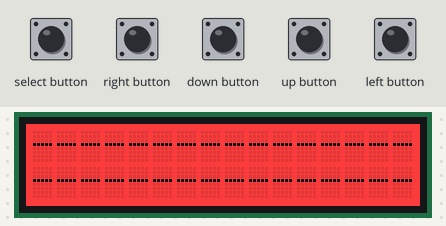
This program was run on a simulated Raspberry Pi (BCM pin numbers). Shown: 16×2 character LCD. Inputs (shaded band) come from the test bench; at power-on: down button, left button, right button, select button, up button HIGH. What the program prints to the terminal is not drawn.

Above: at 1.2 s.
1.3 s: select button pulled LOW for 0.15 s
At 1.39 s:
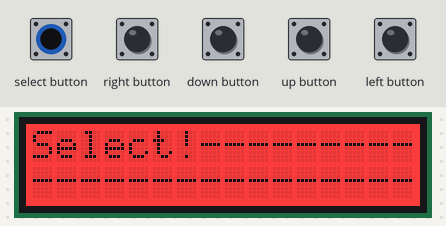
2.9 s: right button pulled LOW for 1 s
At 3.3 s:
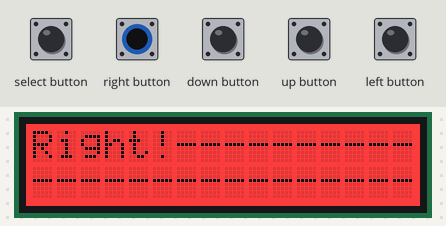
5.4 s: down button pulled LOW for 0.15 s
At 5.52 s:
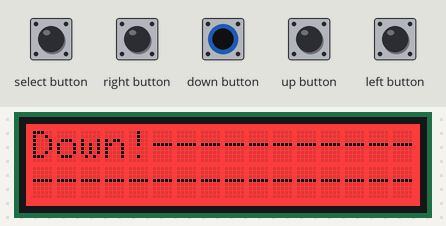
7.0 s: up button pulled LOW for 0.15 s
At 7.1 s:
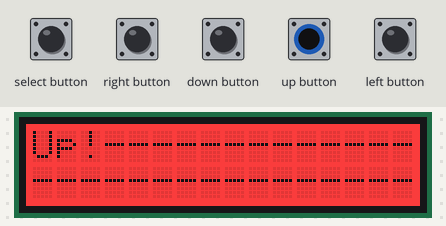
8.6 s: left button pulled LOW for 0.15 s
At 8.7 s:
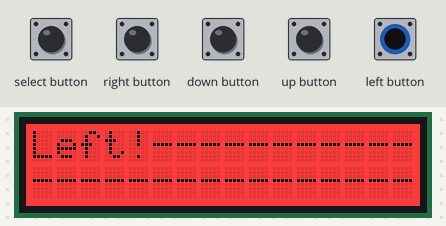
10.2 s: select button pulled LOW for 1 s
At 11.0 s:
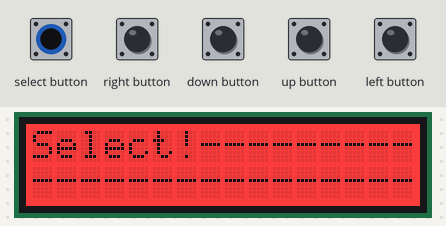
Timing chart, 0 to 13.2 s (numbered marks = the images above; inputs shaded):
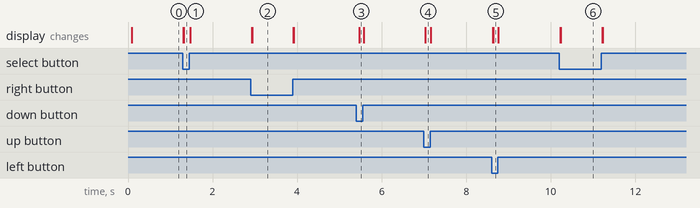

Measured:
- after the input at 1.3 s, the display: first changes at once (image 1 shows a later state)
- after the input at 2.9 s, the display: first changes at once (image 2 shows a later state)
- after the input at 5.4 s, the display: first changes after 0.06 s (image 3 shows a later state)
- after the input at 7.0 s, the display: first changes at once (image 4 shows a later state)
- after the input at 8.6 s, the display: first changes at once (image 5 shows a later state)
- after the input at 10.2 s, the display: first changes at once (image 6 shows a later state)

The program:

test.py
```python
"""Simple test for keypad on I2C RGB character LCD Shield or Pi Plate kits"""
""" From https://circuitpython.readthedocs.io/projects/charlcd/en/latest/examples.html """

import time
import board
import busio
import adafruit_character_lcd.character_lcd_rgb_i2c as character_lcd

# Modify this if you have a different sized Character LCD
lcd_columns = 16
lcd_rows = 2

# Initialise I2C bus.
i2c = busio.I2C(board.SCL, board.SDA)

# Initialise the LCD class
lcd = character_lcd.Character_LCD_RGB_I2C(i2c, lcd_columns, lcd_rows)

lcd.clear()
lcd.color = [100, 0, 0]
while True:
    if lcd.left_button:
        print("Left!")
        lcd.message = "Left!"

    elif lcd.up_button:
        print("Up!")
        lcd.message = "Up!"

    elif lcd.down_button:
        print("Down!")
        lcd.message = "Down!"

    elif lcd.right_button:
        print("Right!")
        lcd.message = "Right!"

    elif lcd.select_button:
        print("Select!")
        lcd.message = "Select!"

    else:
        lcd.message = "----------------\n----------------"
```
